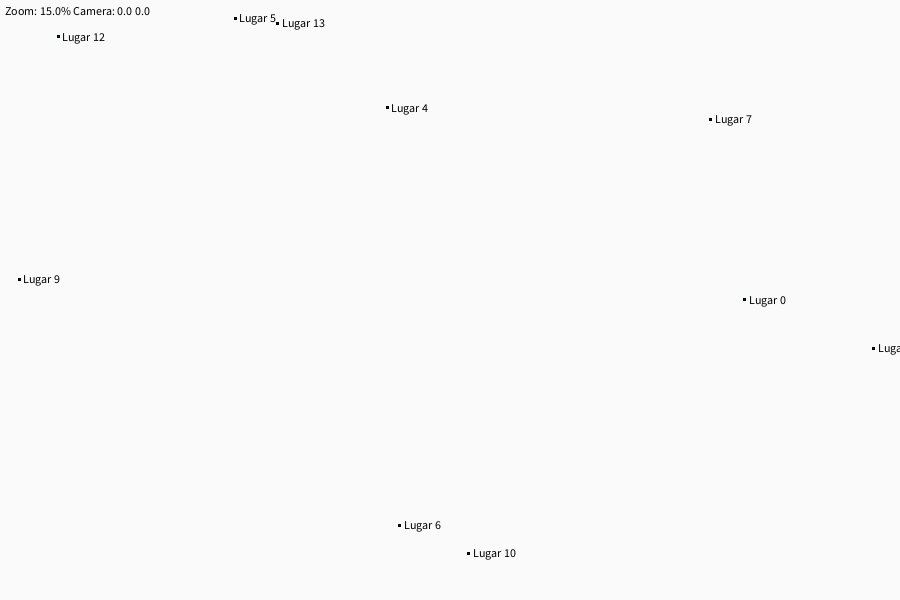
Frame 1 (no input)
Frame 60 (the mouse pressed at the canvas centre just before this capture): identical to frame 1, image omitted
Frame 120 (the mouse held since frame 60 and released just before this capture): identical to frame 1, image omitted

The Processing sketch that drew this single still picture (run headless with seeded random() and noise(); from frame 60 on, the mouse is pressed at the canvas centre):

// Processing sketch: Zoom
// ── Zoom.pde

float cameraX = 0, cameraY = 0, zoom = 15; //Camara

float fieldX = 1000, fieldY = 1000; //Campo

Point[] points;

void setup() 

{

  size(900,600);
  points = new Point[15];

  for (int i = 0;i < points.length;i++) {
    points[i] = new Point(random(0,1000),random(0,1000),"Lugar " + str(i),color(0,50,0));
  }

}

void draw() 

{

  background(250);
  fill(0);
  text("Zoom: " + str(zoom) + "% " + "Camera: " + str(cameraX) + " " + str(cameraY),5,15);
  
  for (Point p: points) {
    if (p != null)p.display(zoom, cameraX, cameraY);
  }

}

void keyPressed()

{

  switch(key) 
  {
   case 'w': 
   cameraY = constrain(cameraY + 1,0,fieldY);
   break;
   case 's': 
   cameraY = constrain(cameraY - 1,0,fieldY);
   break;
   case 'a': 
   cameraX = constrain(cameraX + 1,0,fieldX);
   break;
   case 'd': 
   cameraX = constrain(cameraX - 1,0,fieldX);
   break;
   // ZOOM     
   case '+':
   zoom = constrain(zoom + 1,0,100);
   break;
   case '-':
   zoom = constrain(zoom - 1,0,100);
   break;
  }

}
// ── Lugares.pde

class Point 

{

  float posX, posY;
  String name;
  color Color;
  
  Point(float tX, float tY, String tN, color tC) {posX = tX;posY = tY; name = tN; Color = tC;}

  void display(float z, float cX, float cY) 

  {
  
  float pX = posX * (1 + z / 100) + cX;
  float pY = posY * (1 + z / 100) + cY;
    
  fill(Color);
  rect(pX,pY,2,2);
  fill(0);
  text(name,pX + 5,pY + 5);
  
  }

}

class Rectangle

{

  int posX, posY;
  int sizeX,sizeY;
  String name;
  color Color;
  
  Rectangle(int tX, int tY, int tSX, int tSY, String tN, color tC) {posX = tX;posY = tY;sizeX = tSX;sizeY = tSY; name = tN; Color = tC;}
  
  void display() 

  {
  
  fill(Color);
  rect(posX,posY,sizeX,sizeY);
  fill(0);
  text(name,posX + 5,posY + 5);    
  
  }
  
}
